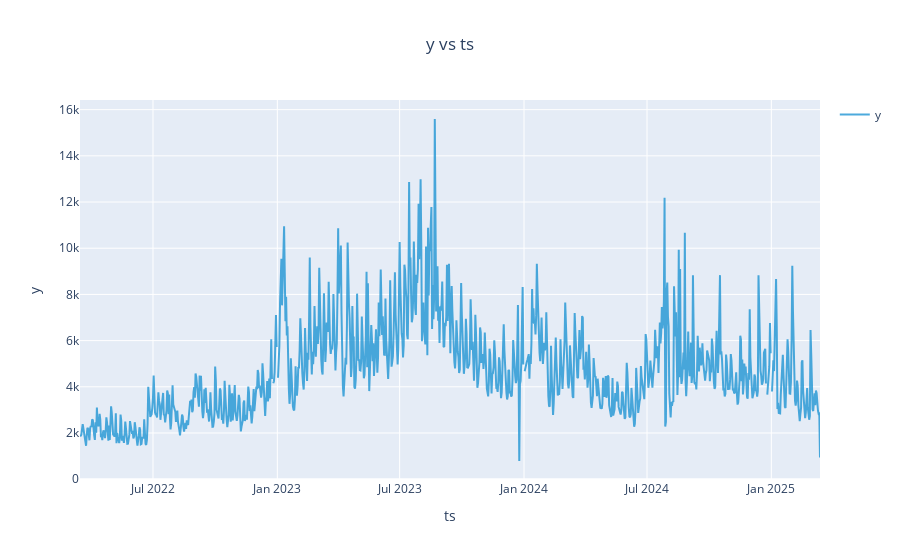

The notebook cell this image was saved under:
### Code cell
retail_csv = pd.read_csv('./data_productos_ventas_3.csv')
df = pd.DataFrame(retail_csv)
df['fecha_venta'] = pd.to_datetime(df['fecha_venta'])

df = df.query('`codigo_articulo` == 386')
    
df = df.groupby(['fecha_venta']).agg({'cantidad': 'sum'}).reset_index()

df.rename(columns={'fecha_venta': 'ts', 'cantidad': 'y'}, inplace=True)


ts2025 = UnivariateTimeSeries()
ts2025.load_data(
    df=df,
    time_col="ts",
    value_col="y",
    freq="D"
    # anomaly_info=anomaly_info,
    # regressor_cols=["sale_price"]
)

ts2025.plot()

### Figure 1 — Plotly figure (JSON) as saved in the notebook; plotly's stock layout.template omitted (floating-point values rounded to 4 significant figures; data arrays with more than 128 entries replaced by an {"elided": "..."} marker saying what was removed)
{"data": [{"line": {"color": "rgb(32, 149, 212)"}, "mode": "lines", "name": "y", "opacity": 0.8, "type": "scatter", "x": {"elided": "1096 str values"}, "y": {"elided": "1096 int values"}}], "layout": {"legend": {"traceorder": "reversed"}, "showlegend": true, "title": {"text": "y vs ts", "x": 0.5}, "xaxis": {"title": {"text": "ts"}}, "yaxis": {"title": {"text": "y"}}}}
